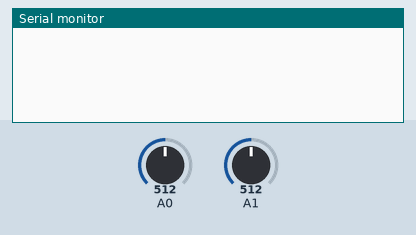
Recording of a sketch running on a simulated Arduino Uno, built with avr-gcc and run on an emulated ATmega328P. Parts: the last lines printed to the serial monitor. The inputs (shaded band) are chosen by the test bench; at power-on: A0 = 512, A1 = 512.

Above: at 1.2 s.
1.3 s: A0 set to 716
At 3.4 s:
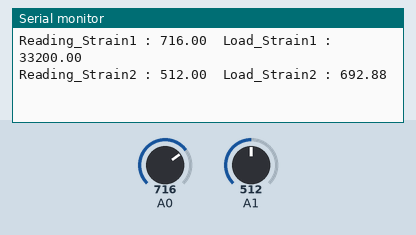
4.0 s: A1 set to 716
At 5.4 s:
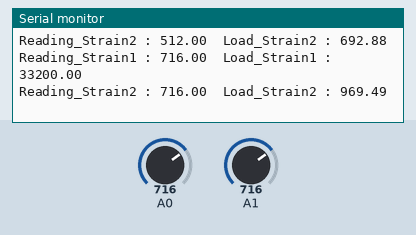
5.5 s: A0 set to 900
7.0 s: A1 set to 900
At 8.0 s:
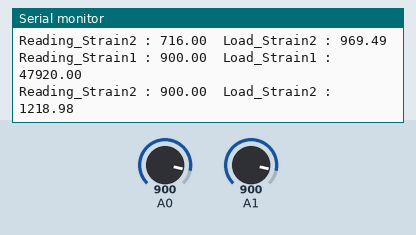
Timing chart, 0 to 9.5 s (numbered marks = the images above; inputs shaded):
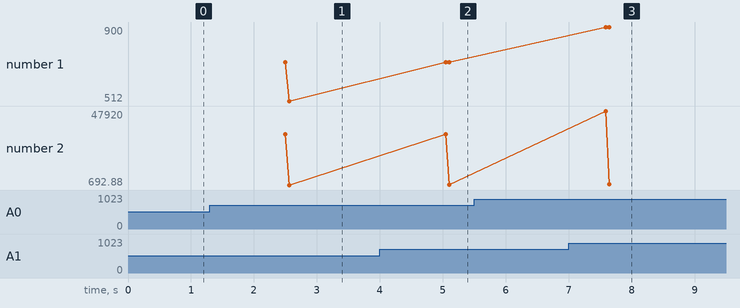

Measured:
- after the input at 1.3 s, the serial monitor: prints a new line after 1.2 s (image 1)
- after the input at 4.0 s, the serial monitor: prints a new line after 1.1 s (image 2)
- after the input at 7.0 s, the serial monitor: prints a new line after 0.64 s (image 3)
- plotted number 2: 692.88 → 969.49 after the input at 4.0 s, 969.49 → 1218.98 after the input at 7.0 s

The sketch:

LoadCell_Test.ino
```cpp
// SGS Calibration by linear interpolation for Strain 1 and Strain 2
// Put two known loads on the Strain Gauge sensor and write obtained values below :  (You can use Strain 1 or Strain 2 or the two Strains)

float ReadingA_Strain1 = 301.0;
float LoadA_Strain1 = 0.0; //  (Kg,lbs..)
float ReadingB_Strain1 = 302.0;
float LoadB_Strain1 = 80.0; //  (Kg,lbs..)

float ReadingA_Strain2 = 1.0;
float LoadA_Strain2 = 0.0; //  (Kg,lbs..)
float ReadingB_Strain2 = 60.0;
float LoadB_Strain2 = 80.0; //  (Kg,lbs..)


int time_step = 2500 ; // reading every 2.5s
long time = 0;

void setup() {
  Serial.begin(9600); //  setup serial baudrate
}

void loop() {
  float newReading_Strain1 = analogRead(0);  // analog in 0 for Strain 1
  float newReading_Strain2 = analogRead(1);  // analog in 1 for Strain 2

  // Calculate load by interpolation
  float load_Strain1 = ((LoadB_Strain1 - LoadA_Strain1)/(ReadingB_Strain1 - ReadingA_Strain1)) * (newReading_Strain1 - ReadingA_Strain1) + LoadA_Strain1;
  float load_Strain2 = ((LoadB_Strain2 - LoadA_Strain2)/(ReadingB_Strain2 - ReadingA_Strain2)) * (newReading_Strain2 - ReadingA_Strain2) + LoadA_Strain2;

  // millis returns the number of milliseconds since the board started the current program
  if(millis() > time_step+time) {
    Serial.print("Reading_Strain1 : ");
    Serial.print(newReading_Strain1);     // display strain 1 reading
    Serial.print("  Load_Strain1 : ");
    Serial.println(load_Strain1);     // display strain 1 load
    Serial.println('\n');
    Serial.print("Reading_Strain2 : ");
    Serial.print(newReading_Strain2);     // display strain 2 reading
    Serial.print("  Load_Strain2 : ");
    Serial.println(load_Strain2);         // display strain 2 load
    Serial.println('\n');
    time = millis();
  }
}
```
